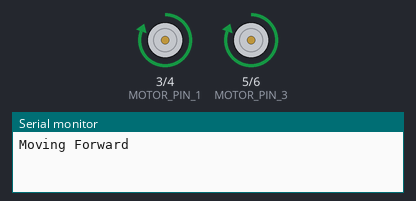
This program was run on a simulated Arduino Uno, built with avr-gcc and run on an emulated ATmega328P. Shown: motor-driver pin pairs drawn as motors (green arrow = first pin HIGH = forward, orange = second pin HIGH = backward, longer = more drive, scaled by the enable pin), the last lines printed to the serial monitor.

Above: at 1.0 s.
At 4.0 s:
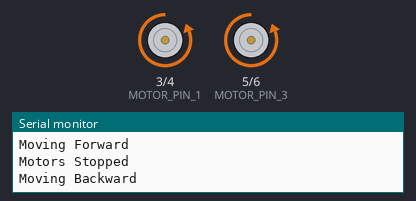
At 7.0 s:
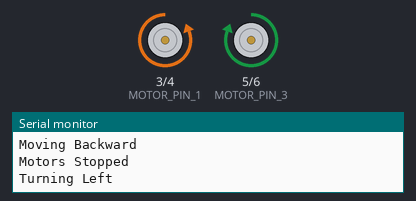
At 10.0 s:
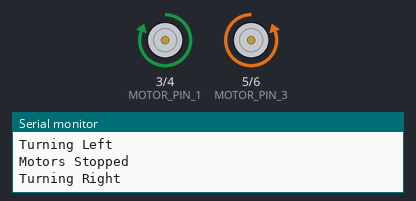
Timing chart, 0 to 14.3 s (numbered marks = the images above):
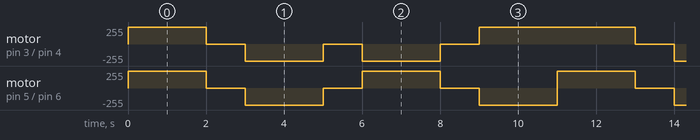

The program:

main.cpp
```cpp
#include <Arduino.h>
#define MOTOR_PIN_1 3 // Define pin for motor control 1
#define MOTOR_PIN_2 4 // Define pin for motor control 2
#define MOTOR_PIN_3 5 // Define pin for motor control 3
#define MOTOR_PIN_4 6 // Define pin for motor control 4

#define ENA 10 // Define pin for enabling the motor driver
#define ENB 11 // Define pin for PWM control

#define LSPEED 255 // Define speed for the motor (0-255)
#define RSPEED 255 // Define speed for the motor (0-255)

void moveForward();
void moveBackward();
void turnLeft();
void turnRight();
void stopMotors();
// Function to move the motors forward

void setup()
{
  Serial.begin(9600); // Initialize serial communication at 9600 baud rate
  // put your setup code here, to run once:
  pinMode(MOTOR_PIN_1, OUTPUT);
  pinMode(MOTOR_PIN_2, OUTPUT);
  pinMode(MOTOR_PIN_3, OUTPUT);
  pinMode(MOTOR_PIN_4, OUTPUT);
  pinMode(ENA, OUTPUT);
  pinMode(ENB, OUTPUT);
}

void loop()
{
  // put your main code here, to run repeatedly:
  moveForward();  // Move forward
  delay(2000);    // Move for 2 seconds
  stopMotors();   // Stop motors
  delay(1000);    // Wait for 1 second
  moveBackward(); // Move backward
  delay(2000);    // Move for 2 seconds
  stopMotors();   // Stop motors
  delay(1000);    // Wait for 1 second
  turnLeft();     // Turn left
  delay(2000);    // Turn for 2 seconds
  stopMotors();   // Stop motors
  delay(1000);    // Wait for 1 second
  turnRight();    // Turn right
  delay(2000);    // Turn for 2 seconds
}

void moveForward()
{
  digitalWrite(MOTOR_PIN_1, HIGH);
  digitalWrite(MOTOR_PIN_2, LOW);
  digitalWrite(MOTOR_PIN_3, HIGH);
  digitalWrite(MOTOR_PIN_4, LOW);
  analogWrite(ENA, LSPEED); // Set speed for left motors
  analogWrite(ENB, RSPEED); // Set speed for right motors
  Serial.println("Moving Forward");
}
void moveBackward()
{
  digitalWrite(MOTOR_PIN_1, LOW);
  digitalWrite(MOTOR_PIN_2, HIGH);
  digitalWrite(MOTOR_PIN_3, LOW);
  digitalWrite(MOTOR_PIN_4, HIGH);
  analogWrite(ENA, LSPEED); // Set speed for left motors
  analogWrite(ENB, RSPEED); // Set speed for right motors
  Serial.println("Moving Backward");
}
void turnLeft()
{
  digitalWrite(MOTOR_PIN_1, LOW);
  digitalWrite(MOTOR_PIN_2, HIGH);
  digitalWrite(MOTOR_PIN_3, HIGH);
  digitalWrite(MOTOR_PIN_4, LOW);
  analogWrite(ENA, LSPEED); // Set speed for left motors
  analogWrite(ENB, RSPEED); // Set speed for right motors
  Serial.println("Turning Left");
}
void turnRight()
{
  digitalWrite(MOTOR_PIN_1, HIGH);
  digitalWrite(MOTOR_PIN_2, LOW);
  digitalWrite(MOTOR_PIN_3, LOW);
  digitalWrite(MOTOR_PIN_4, HIGH);
  analogWrite(ENA, LSPEED); // Set speed for left motors
  analogWrite(ENB, RSPEED); // Set speed for right motors
  Serial.println("Turning Right");
}
void stopMotors()
{
  digitalWrite(MOTOR_PIN_1, LOW);
  digitalWrite(MOTOR_PIN_2, LOW);
  digitalWrite(MOTOR_PIN_3, LOW);
  digitalWrite(MOTOR_PIN_4, LOW);
  analogWrite(ENA, 0); // Stop left motors
  analogWrite(ENB, 0); // Stop right motors
  Serial.println("Motors Stopped");
}
```

Measured:
- by itself, motor on pin 3 (MOTOR_PIN_1) / pin 4 (MOTOR_PIN_2): repeats every 11.0 s: 2 × (stopped 1.0 s, backward 255/255 2.0 s), stopped 1.0 s, forward 255/255 4.0 s
- by itself, motor on pin 5 (MOTOR_PIN_3) / pin 6 (MOTOR_PIN_4): repeats every 11.0 s: stopped 1.0 s, backward 255/255 2.0 s, stopped 1.0 s, forward 255/255 2.0 s, stopped 1.0 s, backward 255/255 2.0 s, forward 255/255 2.0 s
